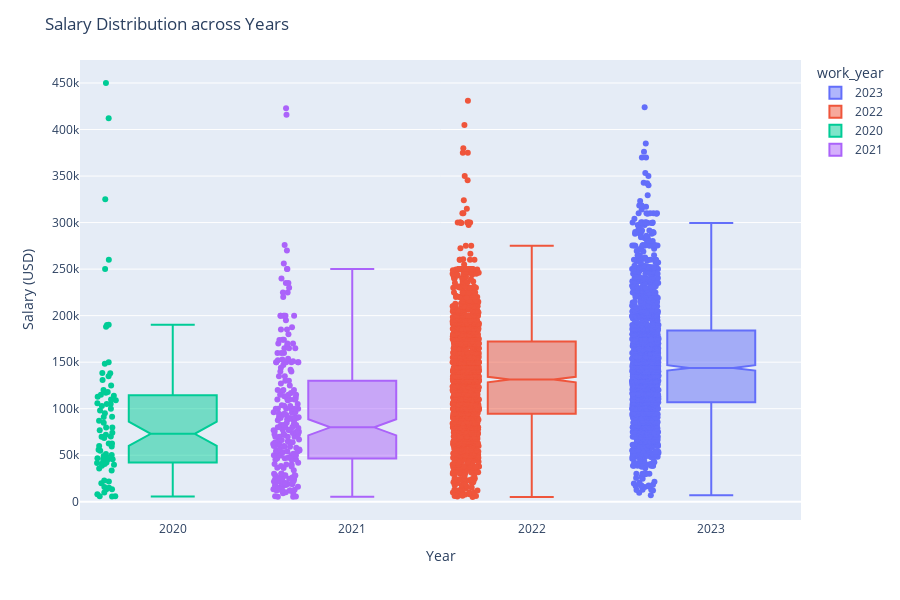

The notebook cell this image was saved under:
### Code cell
# Create the box plot
fig = px.box(
    data_frame=df, 
    x='work_year', 
    y='salary_in_usd', 
    color='work_year', 
    points='all', 
    height=600, 
    notched=True
)

# Update layout
fig.update_layout(
    title="Salary Distribution across Years",
    xaxis_title="Year",
    yaxis_title="Salary (USD)"
)

# Show the box plot
fig.show()

### Figure 1 — Plotly figure (JSON) as saved in the notebook; plotly's stock layout.template omitted (floating-point values rounded to 4 significant figures; data arrays with more than 128 entries replaced by an {"elided": "..."} marker saying what was removed)
{"data": [{"alignmentgroup": "True", "boxpoints": "all", "hovertemplate": "work_year=%{x}<br>salary_in_usd=%{y}<extra></extra>", "legendgroup": "2023", "marker": {"color": "#636efa"}, "name": "2023", "notched": true, "offsetgroup": "2023", "orientation": "v", "showlegend": true, "type": "box", "x": {"elided": "1785 int values"}, "x0": " ", "xaxis": "x", "y": {"elided": "1785 int values"}, "y0": " ", "yaxis": "y"}, {"alignmentgroup": "True", "boxpoints": "all", "hovertemplate": "work_year=%{x}<br>salary_in_usd=%{y}<extra></extra>", "legendgroup": "2022", "marker": {"color": "#EF553B"}, "name": "2022", "notched": true, "offsetgroup": "2022", "orientation": "v", "showlegend": true, "type": "box", "x": {"elided": "1664 int values"}, "x0": " ", "xaxis": "x", "y": {"elided": "1664 int values"}, "y0": " ", "yaxis": "y"}, {"alignmentgroup": "True", "boxpoints": "all", "hovertemplate": "work_year=%{x}<br>salary_in_usd=%{y}<extra></extra>", "legendgroup": "2020", "marker": {"color": "#00cc96"}, "name": "2020", "notched": true, "offsetgroup": "2020", "orientation": "v", "showlegend": true, "type": "box", "x": [2020, 2020, 2020, 2020, 2020, 2020, 2020, 2020, 2020, 2020, 2020, 2020, 2020, 2020, 2020, 2020, 2020, 2020, 2020, 2020, 2020, 2020, 2020, 2020, 2020, 2020, 2020, 2020, 2020, 2020, 2020, 2020, 2020, 2020, 2020, 2020, 2020, 2020, 2020, 2020, 2020, 2020, 2020, 2020, 2020, 2020, 2020, 2020, 2020, 2020, 2020, 2020, 2020, 2020, 2020, 2020, 2020, 2020, 2020, 2020, 2020, 2020, 2020, 2020, 2020, 2020, 2020, 2020, 2020, 2020, 2020, 2020, 2020, 2020, 2020, 2020], "x0": " ", "xaxis": "x", "y": [15000, 95000, 13493, 13493, 22809, 49268, 117104, 54742, 20000, 59303, 70000, 68428, 450000, 46759, 74130, 103000, 250000, 10000, 138000, 45760, 79833, 50180, 106000, 112872, 15966, 76958, 188000, 105000, 70139, 6072, 33511, 91000, 42000, 115000, 260000, 109024, 79833, 150000, 72000, 190000, 35735, 135000, 125000, 51321, 40481, 39916, 87000, 85000, 8000, 41689, 114047, 5707, 56000, 6072, 47899, 98000, 325000, 45896, 42197, 62726, 21669, 110000, 120000, 60000, 148261, 38776, 91237, 62726, 190200, 118000, 138350, 130800, 45618, 412000, 105000, 100000], "y0": " ", "yaxis": "y"}, {"alignmentgroup": "True", "boxpoints": "all", "hovertemplate": "work_year=%{x}<br>salary_in_usd=%{y}<extra></extra>", "legendgroup": "2021", "marker": {"color": "#ab63fa"}, "name": "2021", "notched": true, "offsetgroup": "2021", "orientation": "v", "showlegend": true, "type": "box", "x": {"elided": "230 int values"}, "x0": " ", "xaxis": "x", "y": {"elided": "230 int values"}, "y0": " ", "yaxis": "y"}], "layout": {"boxmode": "overlay", "height": 600, "legend": {"title": {"text": "work_year"}, "tracegroupgap": 0}, "margin": {"t": 60}, "title": {"text": "Salary Distribution across Years"}, "xaxis": {"anchor": "y", "categoryarray": [2023, 2022, 2020, 2021], "categoryorder": "array", "domain": [0, 1], "title": {"text": "Year"}}, "yaxis": {"anchor": "x", "domain": [0, 1], "title": {"text": "Salary (USD)"}}}}
